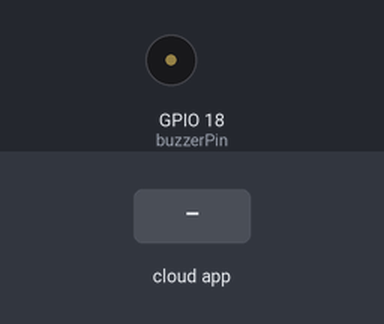
A sketch run on a simulated ESP32. Shown: buzzer (waves = sounding, pin HIGH). The test bench sets the inputs (shaded band). WiFi joins after 1.5 s; servers stay silent unless stated; the Firebase database answers and starts empty; what the sketch prints to the serial monitor is not drawn.

Above: at 2.7 s.
2.8 s: the phone or cloud app sets buzzer to 1
At 4.0 s:
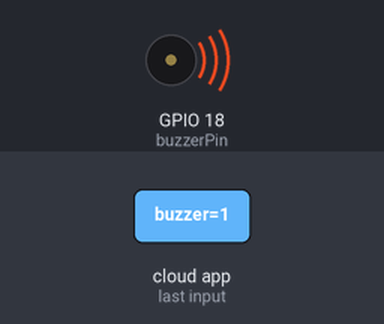
4.3 s: the phone or cloud app sets buzzer to 0
At 5.9 s:
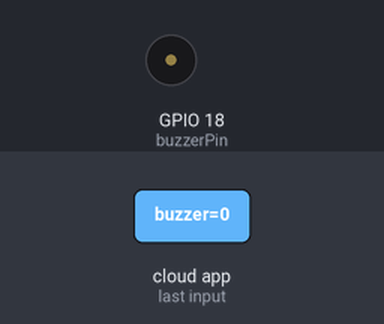
Timing chart, 0 to 7.4 s (numbered marks = the images above; inputs shaded):
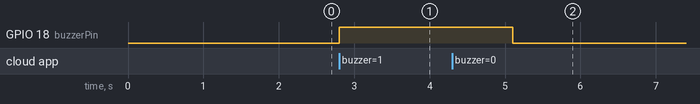

Measured:
- after the input at 2.8 s, GPIO 18 (buzzerPin): LOW → HIGH at once
- after the input at 4.3 s, GPIO 18 (buzzerPin): HIGH → LOW after 0.80 s

The sketch:

hardware_snip.ino
```cpp
/**
 * AIR QUALITY MONITORING - HARDWARE SNIPPET (ESP32/ESP8266)
 * This snippet shows how to listen to the 'buzzer' status from Firebase
 * and activate the physical buzzer on pin D18.
 */

#include <WiFi.h>
#include <Firebase_ESP_Client.h>

// 1. Connection Details
#define WIFI_SSID "YOUR_WIFI_SSID"
#define WIFI_PASSWORD "YOUR_WIFI_PASSWORD"
#define API_KEY "AIzaSyDa0_OO59UC7r7AtFG2XlkN2Sa_XE5Q0wI"
#define DATABASE_URL "https://airqualitymonitor-ca58a-default-rtdb.asia-southeast1.firebasedatabase.app"

// 2. Pin Definition
const int buzzerPin = 18; // D18

// Firebase objects
FirebaseData fbdo;
FirebaseAuth auth;
FirebaseConfig config;

void setup() {
  Serial.begin(115200);

  // Initialize Pin
  pinMode(buzzerPin, OUTPUT);
  digitalWrite(buzzerPin, LOW); // Start with off

  // Connect to WiFi
  WiFi.begin(WIFI_SSID, WIFI_PASSWORD);
  while (WiFi.status() != WL_CONNECTED) {
    delay(500);
    Serial.print(".");
  }

  // Configure Firebase
  config.api_key = API_KEY;
  config.database_url = DATABASE_URL;
  Firebase.begin(&config, &auth);
  Firebase.reconnectWiFi(true);
}

void loop() {
  // Read Buzzer status from Firebase
  // Recommended: Use a Firebase Stream for real-time,
  // but for simplicity we show a basic GET here.

  if (Firebase.ready()) {
    if (Firebase.RTDB.getInt(&fbdo, "/airQuality/current/buzzer")) {
      int buzzerVal = fbdo.intData();

      if (buzzerVal == 1) {
        digitalWrite(buzzerPin, HIGH);
        Serial.println("BUZZER ACTIVE!");
      } else {
        digitalWrite(buzzerPin, LOW);
      }
    }
  }

  delay(1000); // Check every second
}
```
